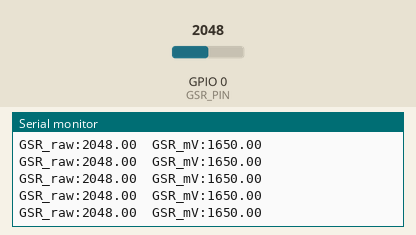
The sketch below on a simulated ESP32-C6. Parts: the last lines printed to the serial monitor. Inputs (shaded band) come from the test bench; at power-on: GPIO 0 (GSR_PIN) = 2048 (analog values on the 0–4095 scale).

Above: at 1.2 s.
1.3 s: GPIO 0 (GSR_PIN) set to 2866
At 1.33 s:
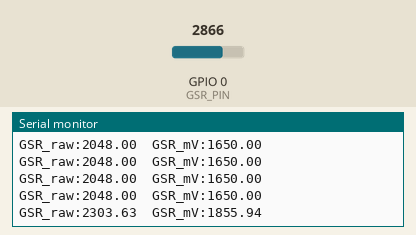
2.8 s: GPIO 0 (GSR_PIN) set to 3603
At 2.89 s:
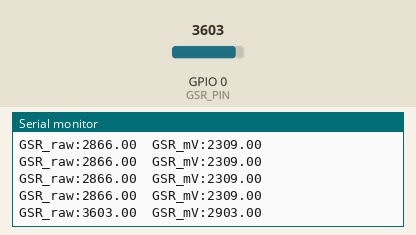
Timing chart, 0 to 5.8 s (numbered marks = the images above; inputs shaded):
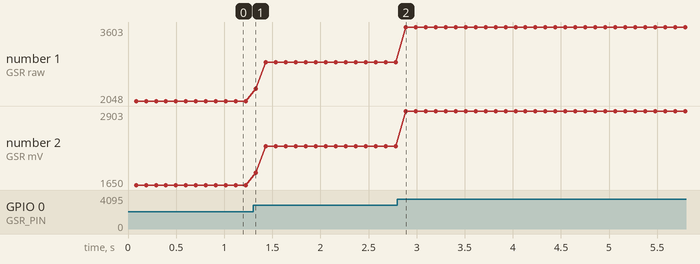

The sketch:

esp32_receiver.ino
```cpp
const int GSR_PIN = A0;  // D0 / GPIO0 on XIAO ESP32-C6

void setup() {
  Serial.begin(115200);
  pinMode(GSR_PIN, INPUT);
  analogReadResolution(12);  // Values from 0 to 4095
}

void loop() {
  uint32_t sumRaw = 0;
  uint32_t sumMillivolts = 0;

  // Average several samples to reduce noise
  for (int i = 0; i < 16; i++) {
    sumRaw += analogRead(GSR_PIN);
    sumMillivolts += analogReadMilliVolts(GSR_PIN);
    delay(5);
  }

  float raw = sumRaw / 16.0;
  float millivolts = sumMillivolts / 16.0;

  // Serial Plotter works best with labelled numeric columns
  Serial.print("GSR_raw:");
  Serial.print(raw);
  Serial.print("\tGSR_mV:");
  Serial.println(millivolts);

  delay(20);
}
```

Measured:
- after the input at 1.3 s, the serial monitor: prints a new line at once (image 1)
- after the input at 2.8 s, the serial monitor: prints a new line after 0.09 s (image 2)
- plotted number 1: 2048 → 2866 after the input at 1.3 s, 2866 → 3603 after the input at 2.8 s
- plotted number 2: 1650 → 2309 after the input at 1.3 s, 2309 → 2903 after the input at 2.8 s
